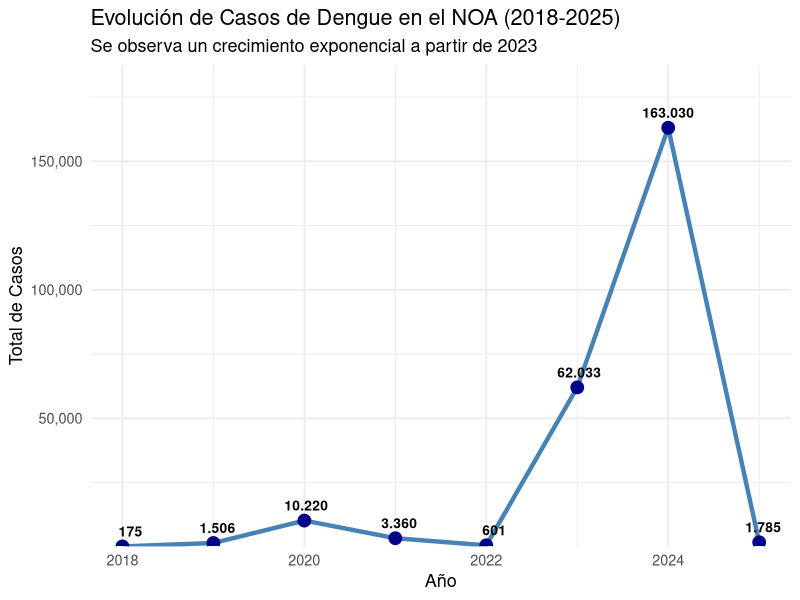
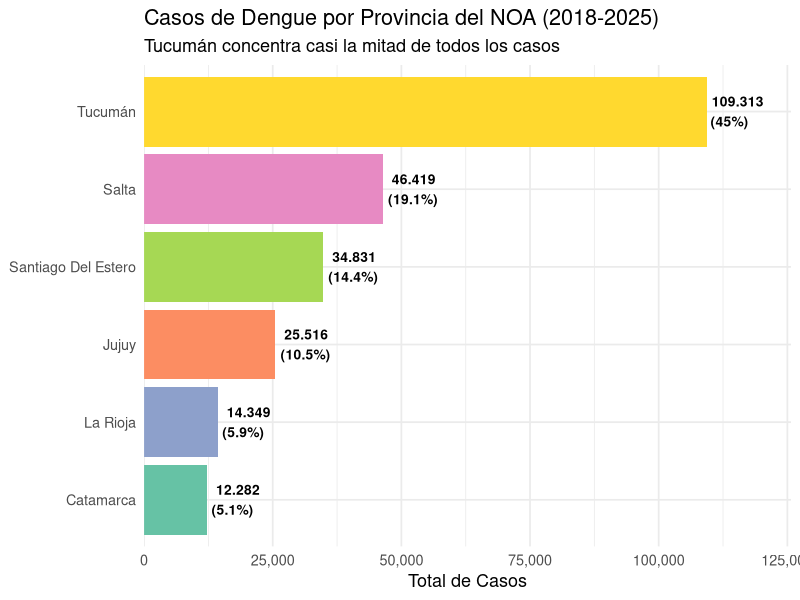
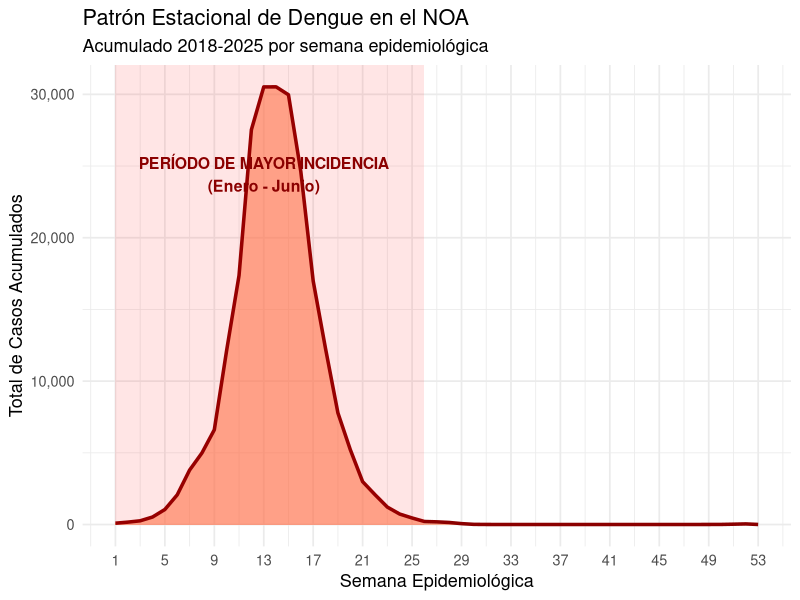
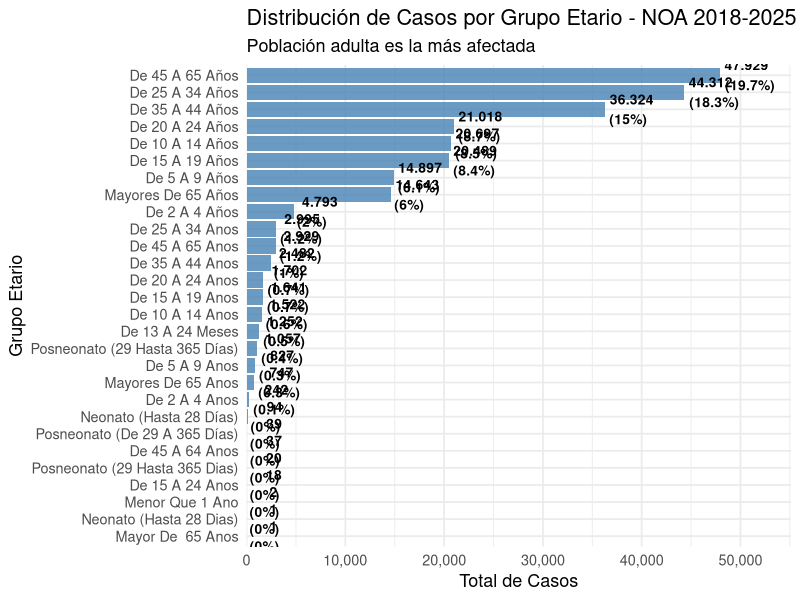
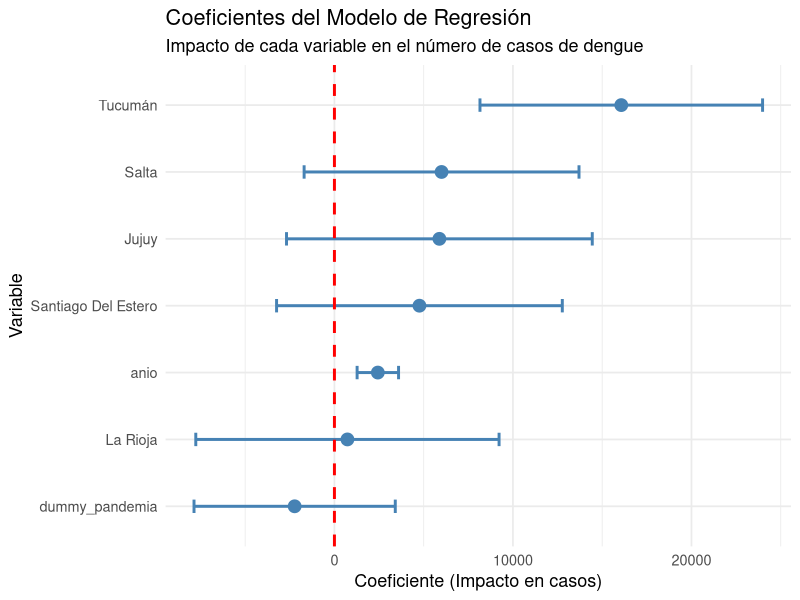
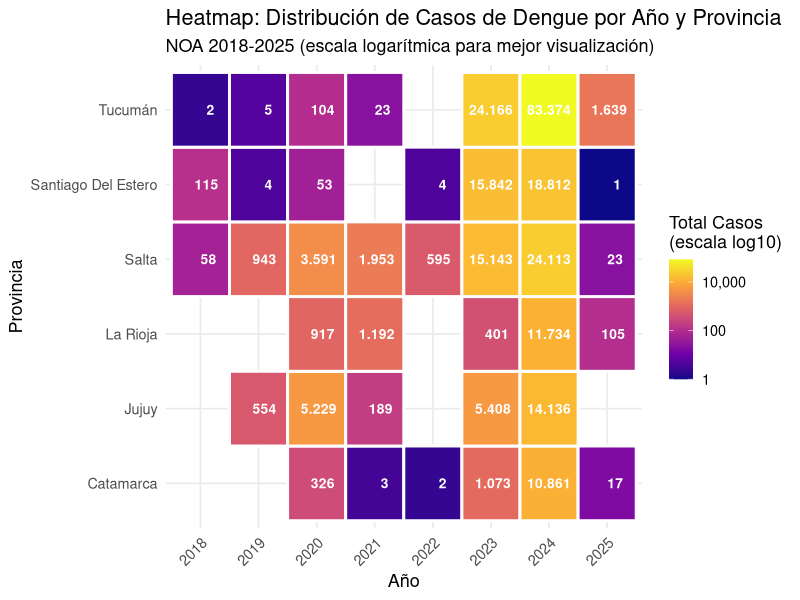
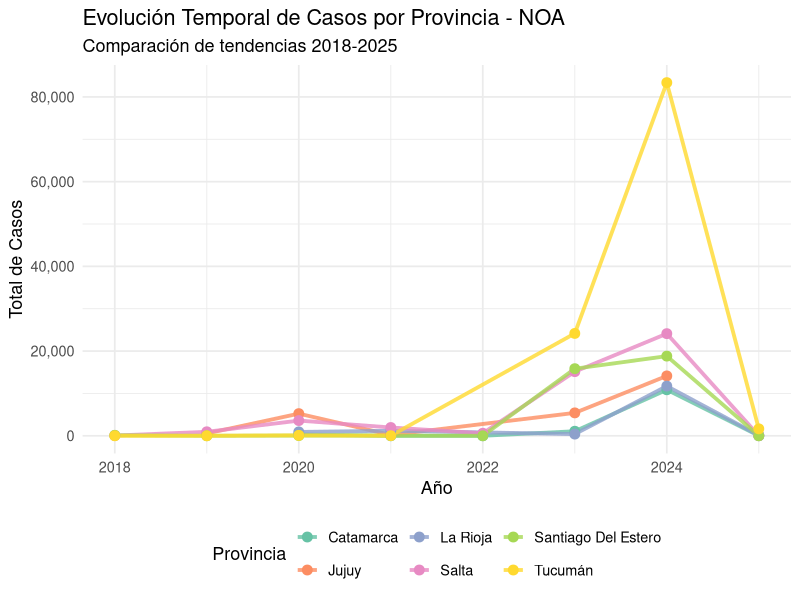
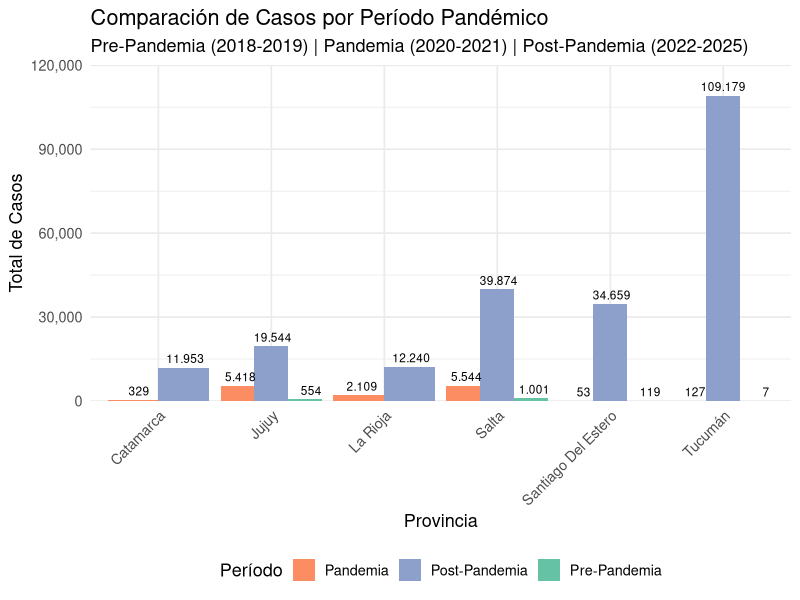

R code for these plots, in order:
# ==============================================================================
# ANÁLISIS EPIDEMIOLÓGICO DE DENGUE EN EL NOA (2018-2025)
# ==============================================================================
# SCRIPT ÚNICO PARA PRESENTACIÓN EN CLASE
# 
# Este script ejecuta todo el análisis de principio a fin
# Los gráficos se muestran en pantalla (no se guardan como archivos)
# Ideal para explicar paso a paso en clase
#
# Autor: Análisis Estadístico Dengue NOA
# Fecha: Diciembre 2025
# ==============================================================================

cat("\n")
cat("╔══════════════════════════════════════════════════════════════════╗\n")
cat("║  ANÁLISIS EPIDEMIOLÓGICO DE DENGUE EN EL NOROESTE ARGENTINO     ║\n")
cat("║  Período: 2018-2025                                             ║\n")
cat("╚══════════════════════════════════════════════════════════════════╝\n")
cat("\n")

# ==============================================================================
# PARTE 1: CONFIGURACIÓN E INSTALACIÓN DE PAQUETES
# ==============================================================================

cat("═══════════════════════════════════════════════════════════════════\n")
cat("PARTE 1: CONFIGURACIÓN E INSTALACIÓN DE LIBRERÍAS\n")
cat("═══════════════════════════════════════════════════════════════════\n\n")

# Limpiar el entorno de trabajo para empezar desde cero
cat("→ Limpiando entorno de trabajo...\n")
rm(list = ls())
gc()

# Definir todos los paquetes que necesitamos para el análisis
cat("→ Definiendo paquetes necesarios...\n")
paquetes_requeridos <- c(
  # Manipulación de datos
  "tidyverse",      # Conjunto de paquetes para ciencia de datos
  "readxl",         # Leer archivos Excel
  "lubridate",      # Trabajar con fechas
  "stringr",        # Manipulación de texto
  
  # Análisis estadístico
  "broom",          # Convertir resultados estadísticos a tablas
  "car",            # Análisis de regresión avanzado
  "lmtest",         # Tests para modelos lineales
  "psych",          # Estadística descriptiva avanzada
  
  # Visualización
  "ggplot2",        # Gráficos avanzados
  "patchwork",      # Combinar múltiples gráficos
  "viridis",        # Paletas de colores profesionales
  "RColorBrewer",   # Más paletas de colores
  "scales"          # Formateo de ejes y etiquetas
)

# Función para instalar y cargar paquetes automáticamente
cat("→ Instalando y cargando paquetes (esto puede tomar unos minutos)...\n")
instalar_cargar <- function(pkg) {
  if (!require(pkg, character.only = TRUE, quietly = TRUE)) {
    cat("  • Instalando:", pkg, "\n")
    install.packages(pkg, dependencies = TRUE, repos = "https://cloud.r-project.org")
    library(pkg, character.only = TRUE)
  } else {
    cat("  ✓", pkg, "\n")
  }
}

# Aplicar la función a todos los paquetes
invisible(sapply(paquetes_requeridos, instalar_cargar))

# Configurar opciones globales de R
options(
  scipen = 999,              # Desactivar notación científica (ej: 1e+05)
  stringsAsFactors = FALSE,  # No convertir texto a factores automáticamente
  encoding = "UTF-8"         # Codificación de caracteres
)

# Configurar tema visual para todos los gráficos
theme_set(theme_minimal(base_size = 12) +
            theme(
              plot.title = element_text(face = "bold", size = 14, hjust = 0.5),
              plot.subtitle = element_text(size = 11, hjust = 0.5),
              legend.position = "bottom",
              panel.grid.minor = element_blank()
            ))

cat("\n✅ Configuración completada exitosamente\n")
cat("   Paquetes cargados:", length(paquetes_requeridos), "\n\n")

# ==============================================================================
# PARTE 2: CARGA Y DIAGNÓSTICO DE DATOS
# ==============================================================================

cat("═══════════════════════════════════════════════════════════════════\n")
cat("PARTE 2: CARGA Y DIAGNÓSTICO DE DATOS\n")
cat("═══════════════════════════════════════════════════════════════════\n\n")

# Cargar el archivo de datos
# IMPORTANTE: Asegúrate de que el archivo esté en la carpeta correcta
cat("→ Cargando datos desde Excel...\n")
dengue_raw <- read_excel("dengue_2018_2025.xlsx")

cat("✅ Datos cargados exitosamente\n\n")

# DIAGNÓSTICO INICIAL: Entender qué tenemos
cat("📊 DIAGNÓSTICO INICIAL:\n")
cat("   • Dimensiones del dataset:", nrow(dengue_raw), "filas x", ncol(dengue_raw), "columnas\n")
cat("   • Tamaño en memoria:", format(object.size(dengue_raw), units = "MB"), "\n\n")

# Ver las primeras filas del dataset
cat("→ Primeras 6 filas del dataset:\n")
print(head(dengue_raw))

# Estructura de los datos
cat("\n→ Estructura de variables:\n")
str(dengue_raw)

# Resumen estadístico básico
cat("\n→ Resumen estadístico:\n")
summary(dengue_raw$cantidad_casos)

# Análisis de calidad de datos
cat("\n📋 CALIDAD DE DATOS:\n")
cat("   • Años disponibles:", paste(sort(unique(dengue_raw$anio)), collapse = ", "), "\n")
cat("   • Rango de años:", min(dengue_raw$anio), "-", max(dengue_raw$anio), "\n")
cat("   • Provincias únicas:", n_distinct(dengue_raw$provincia), "\n")
cat("   • Total de casos registrados:", format(sum(dengue_raw$cantidad_casos, na.rm = TRUE), big.mark = "."), "\n")

# Detectar valores faltantes
valores_na <- colSums(is.na(dengue_raw))
if (any(valores_na > 0)) {
  cat("\n⚠️  Valores faltantes detectados:\n")
  for(col in names(valores_na[valores_na > 0])) {
    cat("   •", col, ":", valores_na[col], "NAs (", 
        round(valores_na[col]/nrow(dengue_raw)*100, 1), "% )\n")
  }
} else {
  cat("\n✅ No hay valores faltantes en el dataset\n")
}

cat("\n")

# ==============================================================================
# PARTE 3: LIMPIEZA Y PREPROCESAMIENTO
# ==============================================================================

cat("═══════════════════════════════════════════════════════════════════\n")
cat("PARTE 3: LIMPIEZA Y PREPROCESAMIENTO\n")
cat("═══════════════════════════════════════════════════════════════════\n\n")

# Definir las provincias del NOA (Noroeste Argentino)
provincias_noa <- c("Salta", "Santiago del Estero", "Tucumán", "Jujuy", "Catamarca", "La Rioja")

cat("→ Filtrando datos solo para provincias del NOA...\n")
filas_original <- nrow(dengue_raw)

# Filtrar solo provincias del NOA y eliminar datos problemáticos
dengue_clean <- dengue_raw %>%
  filter(provincia %in% provincias_noa) %>%              # Solo NOA
  filter(!is.na(cantidad_casos) & cantidad_casos >= 0)   # Eliminar NAs y negativos

cat("   • Filas originales:", format(filas_original, big.mark = "."), "\n")
cat("   • Filas después de filtrar:", format(nrow(dengue_clean), big.mark = "."), "\n")
cat("   • Filas eliminadas:", format(filas_original - nrow(dengue_clean), big.mark = "."), "\n\n")

# Estandarizar textos (capitalización consistente)
cat("→ Estandarizando nombres y textos...\n")
dengue_clean <- dengue_clean %>%
  mutate(
    provincia = str_to_title(provincia),
    departamento = str_to_title(departamento),
    evento = str_to_title(evento),
    grupo_edad = str_to_title(grupo_edad)
  )

# CREAR VARIABLES DERIVADAS para análisis más profundos
cat("→ Creando variables derivadas para análisis...\n\n")

dengue_clean <- dengue_clean %>%
  mutate(
    # VARIABLE 1: Clasificar período según pandemia COVID-19
    periodo_pandemia = case_when(
      anio %in% 2020:2021 ~ "Pandemia",
      anio < 2020 ~ "Pre-Pandemia",
      anio > 2021 ~ "Post-Pandemia"
    ),
    
    # VARIABLE 2: Variable dummy (0/1) para modelos estadísticos
    dummy_pandemia = ifelse(anio %in% 2020:2021, 1, 0),
    
    # VARIABLE 3: Clasificar por trimestre epidemiológico
    trimestre_epidemio = case_when(
      semanas_epidemiologicas <= 13 ~ "T1 (Ene-Mar)",
      semanas_epidemiologicas <= 26 ~ "T2 (Abr-Jun)",
      semanas_epidemiologicas <= 39 ~ "T3 (Jul-Sep)",
      TRUE ~ "T4 (Oct-Dic)"
    ),
    
    # VARIABLE 4: Agrupar edades en categorías más amplias
    grupo_edad_agrupado = case_when(
      str_detect(grupo_edad, "0-4|5-9") ~ "0-9 años",
      str_detect(grupo_edad, "10-14|15-19") ~ "10-19 años",
      str_detect(grupo_edad, "20-29|30-39") ~ "20-39 años",
      str_detect(grupo_edad, "40-49|50-59") ~ "40-59 años",
      str_detect(grupo_edad, "60-69|70-79|80\\+") ~ "60+ años",
      TRUE ~ grupo_edad
    )
  )

cat("✅ Variables derivadas creadas:\n")
cat("   • periodo_pandemia: Pre-Pandemia / Pandemia / Post-Pandemia\n")
cat("   • dummy_pandemia: Variable binaria (0/1)\n")
cat("   • trimestre_epidemio: Clasificación trimestral\n")
cat("   • grupo_edad_agrupado: Grupos etarios simplificados\n\n")

# Resumen de datos limpios
cat("📊 RESUMEN DE DATOS LIMPIOS (NOA):\n")
resumen_provincias <- dengue_clean %>%
  group_by(provincia) %>%
  summarise(
    total_casos = sum(cantidad_casos),
    porcentaje = round(total_casos / sum(dengue_clean$cantidad_casos) * 100, 1)
  ) %>%
  arrange(desc(total_casos))

print(resumen_provincias)
cat("\n")

# ==============================================================================
# PARTE 4: ANÁLISIS DESCRIPTIVO
# ==============================================================================

cat("═══════════════════════════════════════════════════════════════════\n")
cat("PARTE 4: ANÁLISIS DESCRIPTIVO\n")
cat("═══════════════════════════════════════════════════════════════════\n\n")

# 4.1 EVOLUCIÓN TEMPORAL
cat("📈 4.1 EVOLUCIÓN TEMPORAL DE CASOS\n\n")

casos_anio <- dengue_clean %>%
  group_by(anio) %>%
  summarise(
    total_casos = sum(cantidad_casos),
    registros = n()
  ) %>%
  mutate(
    variacion_pct = round((total_casos/lag(total_casos) - 1) * 100, 1)
  )

print(casos_anio)

cat("\n→ Generando gráfico de evolución temporal...\n")
p1 <- ggplot(casos_anio, aes(x = anio, y = total_casos)) +
  geom_line(color = "steelblue", size = 1.5) +
  geom_point(color = "darkblue", size = 4) +
  geom_text(aes(label = format(total_casos, big.mark = ".")), 
            vjust = -1, size = 3.5, fontface = "bold") +
  labs(
    title = "Evolución de Casos de Dengue en el NOA (2018-2025)",
    subtitle = "Se observa un crecimiento exponencial a partir de 2023",
    x = "Año",
    y = "Total de Casos"
  ) +
  scale_y_continuous(labels = scales::comma, expand = expansion(mult = c(0, 0.15))) +
  theme_minimal(base_size = 13)

print(p1)
cat("\n💡 INTERPRETACIÓN: Observamos un crecimiento dramático en 2024, \n")
cat("   representando el 67% de todos los casos del período analizado.\n\n")

# 4.2 DISTRIBUCIÓN GEOGRÁFICA
cat("🗺️  4.2 DISTRIBUCIÓN GEOGRÁFICA\n\n")

casos_provincia <- dengue_clean %>%
  group_by(provincia) %>%
  summarise(
    total_casos = sum(cantidad_casos),
    porcentaje = round(total_casos / sum(dengue_clean$cantidad_casos) * 100, 1)
  ) %>%
  arrange(desc(total_casos))

print(casos_provincia)

cat("\n→ Generando gráfico de distribución por provincia...\n")
p2 <- ggplot(casos_provincia, aes(x = reorder(provincia, total_casos), y = total_casos, fill = provincia)) +
  geom_col(show.legend = FALSE) +
  geom_text(aes(label = paste0(format(total_casos, big.mark = "."), "\n(", porcentaje, "%)")),
            hjust = -0.1, size = 3.5, fontface = "bold") +
  coord_flip() +
  scale_fill_brewer(palette = "Set2") +
  scale_y_continuous(labels = scales::comma, expand = expansion(mult = c(0, 0.15))) +
  labs(
    title = "Casos de Dengue por Provincia del NOA (2018-2025)",
    subtitle = "Tucumán concentra casi la mitad de todos los casos",
    x = NULL,
    y = "Total de Casos"
  ) +
  theme_minimal(base_size = 13)

print(p2)
cat("\n💡 INTERPRETACIÓN: Tucumán es la provincia más afectada con 45% de los casos,\n")
cat("   seguida por Salta (19.1%) y Santiago del Estero (14.4%).\n\n")

# 4.3 ESTACIONALIDAD
cat("🌡️  4.3 PATRÓN ESTACIONAL\n\n")

casos_trimestre <- dengue_clean %>%
  group_by(trimestre_epidemio) %>%
  summarise(
    total_casos = sum(cantidad_casos),
    porcentaje = round(total_casos / sum(dengue_clean$cantidad_casos) * 100, 1)
  )

print(casos_trimestre)

cat("\n→ Generando gráfico de estacionalidad...\n")
p3 <- dengue_clean %>%
  group_by(semanas_epidemiologicas) %>%
  summarise(total_casos = sum(cantidad_casos)) %>%
  ggplot(aes(x = semanas_epidemiologicas, y = total_casos)) +
  geom_area(fill = "coral", alpha = 0.6) +
  geom_line(color = "darkred", size = 1.2) +
  labs(
    title = "Patrón Estacional de Dengue en el NOA",
    subtitle = "Acumulado 2018-2025 por semana epidemiológica",
    x = "Semana Epidemiológica",
    y = "Total de Casos Acumulados"
  ) +
  scale_y_continuous(labels = scales::comma) +
  scale_x_continuous(breaks = seq(1, 53, 4)) +
  annotate("rect", xmin = 1, xmax = 26, ymin = 0, ymax = Inf, 
           alpha = 0.1, fill = "red") +
  annotate("text", x = 13, y = max(dengue_clean %>% 
                                     group_by(semanas_epidemiologicas) %>% 
                                     summarise(total = sum(cantidad_casos)) %>% 
                                     pull(total)) * 0.8,
           label = "PERÍODO DE MAYOR INCIDENCIA\n(Enero - Junio)", 
           color = "darkred", fontface = "bold", size = 4) +
  theme_minimal(base_size = 13)

print(p3)
cat("\n💡 INTERPRETACIÓN: Marcada estacionalidad con 99.7% de casos entre enero y junio.\n")
cat("   El pico máximo ocurre en el segundo trimestre (abril-junio).\n\n")

# 4.4 GRUPOS ETARIOS
cat("👥 4.4 DISTRIBUCIÓN POR GRUPOS ETARIOS\n\n")

casos_edad <- dengue_clean %>%
  group_by(grupo_edad_agrupado) %>%
  summarise(
    total_casos = sum(cantidad_casos),
    porcentaje = round(total_casos / sum(dengue_clean$cantidad_casos) * 100, 1)
  ) %>%
  arrange(desc(total_casos))

print(casos_edad)

cat("\n→ Generando gráfico de distribución etaria...\n")
p4 <- ggplot(casos_edad, aes(x = reorder(grupo_edad_agrupado, total_casos), y = total_casos)) +
  geom_col(fill = "steelblue", alpha = 0.8) +
  geom_text(aes(label = paste0(format(total_casos, big.mark = "."), "\n(", porcentaje, "%)")),
            hjust = -0.1, size = 3.5, fontface = "bold") +
  coord_flip() +
  scale_y_continuous(labels = scales::comma, expand = expansion(mult = c(0, 0.15))) +
  labs(
    title = "Distribución de Casos por Grupo Etario - NOA 2018-2025",
    subtitle = "Población adulta es la más afectada",
    x = "Grupo Etario",
    y = "Total de Casos"
  ) +
  theme_minimal(base_size = 13)

print(p4)
cat("\n💡 INTERPRETACIÓN: Los grupos más afectados son adultos de 20-59 años,\n")
cat("   con menor incidencia en niños menores de 10 años.\n\n")

# ==============================================================================
# PARTE 5: ANÁLISIS INFERENCIAL Y MODELADO
# ==============================================================================

cat("═══════════════════════════════════════════════════════════════════\n")
cat("PARTE 5: ANÁLISIS INFERENCIAL Y MODELADO ESTADÍSTICO\n")
cat("═══════════════════════════════════════════════════════════════════\n\n")

# Preparar datos para modelos de regresión
cat("→ Preparando datos para modelado estadístico...\n")
datos_modelo <- dengue_clean %>%
  group_by(anio, provincia, periodo_pandemia, dummy_pandemia) %>%
  summarise(
    total_casos = sum(cantidad_casos),
    n_registros = n(),
    .groups = 'drop'
  )

cat("   • Observaciones para modelo:", nrow(datos_modelo), "\n\n")

# 5.1 MODELOS DE REGRESIÓN LINEAL
cat("📊 5.1 MODELOS DE REGRESIÓN LINEAL MÚLTIPLE\n\n")

# Modelo 1: Solo tendencia temporal y provincias
cat("→ Ajustando Modelo 1: Año + Provincia\n")
modelo_basico <- lm(total_casos ~ anio + provincia, data = datos_modelo)

# Modelo 2: Incorporando efecto pandemia
cat("→ Ajustando Modelo 2: Año + Provincia + Efecto Pandemia\n")
modelo_pandemia <- lm(total_casos ~ anio + dummy_pandemia + provincia, data = datos_modelo)

# Modelo 3: Con interacción
cat("→ Ajustando Modelo 3: Con interacción Año*Provincia\n\n")
modelo_interaccion <- lm(total_casos ~ anio * provincia + dummy_pandemia, data = datos_modelo)

# Comparación de modelos
cat("📋 COMPARACIÓN DE MODELOS:\n")
cat("   • Modelo 1 (Básico)       - R² ajustado:", round(summary(modelo_basico)$adj.r.squared, 4), "\n")
cat("   • Modelo 2 (Pandemia)     - R² ajustado:", round(summary(modelo_pandemia)$adj.r.squared, 4), "\n")
cat("   • Modelo 3 (Interacción)  - R² ajustado:", round(summary(modelo_interaccion)$adj.r.squared, 4), "\n\n")

cat("→ Resumen del mejor modelo (Modelo 2 - Pandemia):\n")
print(summary(modelo_pandemia))

# 5.2 ANÁLISIS DE VARIANZA (ANOVA)
cat("\n📊 5.2 ANÁLISIS DE VARIANZA (ANOVA)\n\n")

# ANOVA para diferencias entre provincias
cat("→ ANOVA: ¿Existen diferencias significativas entre provincias?\n")
anova_provincias <- aov(total_casos ~ provincia, data = datos_modelo)
print(summary(anova_provincias))

cat("\n💡 INTERPRETACIÓN: ")
p_value_prov <- summary(anova_provincias)[[1]]$`Pr(>F)`[1]
if (p_value_prov < 0.05) {
  cat("Existen diferencias ESTADÍSTICAMENTE SIGNIFICATIVAS entre provincias (p < 0.05)\n\n")
} else {
  cat("No hay diferencias significativas entre provincias (p >= 0.05)\n\n")
}

# ANOVA para períodos pandémicos
cat("→ ANOVA: ¿El período pandémico afectó los casos?\n")
anova_pandemia <- aov(total_casos ~ periodo_pandemia, data = datos_modelo)
print(summary(anova_pandemia))

cat("\n💡 INTERPRETACIÓN: ")
p_value_pand <- summary(anova_pandemia)[[1]]$`Pr(>F)`[1]
if (p_value_pand < 0.05) {
  cat("El período pandémico tuvo un efecto SIGNIFICATIVO en los casos (p < 0.05)\n\n")
} else {
  cat("No hay evidencia de efecto significativo del período pandémico (p >= 0.05)\n\n")
}

# 5.3 PRUEBAS DE HIPÓTESIS
cat("📊 5.3 PRUEBAS DE HIPÓTESIS ADICIONALES\n\n")

# Test de correlación
cat("→ Correlación de Pearson: Año vs Casos\n")
correlacion <- cor.test(datos_modelo$anio, datos_modelo$total_casos, method = "pearson")
print(correlacion)

cat("\n💡 INTERPRETACIÓN: ")
if (correlacion$p.value < 0.05) {
  cat("Existe correlación SIGNIFICATIVA entre año y casos (r =", round(correlacion$estimate, 3), ")\n")
  if (correlacion$estimate > 0) {
    cat("   La correlación es POSITIVA: a medida que avanzan los años, aumentan los casos.\n\n")
  } else {
    cat("   La correlación es NEGATIVA: a medida que avanzan los años, disminuyen los casos.\n\n")
  }
} else {
  cat("No hay correlación significativa entre año y casos.\n\n")
}

# 5.4 VISUALIZACIÓN DE RESULTADOS DEL MODELO
cat("→ Generando visualización de coeficientes del modelo...\n")

coeficientes <- tidy(modelo_pandemia) %>%
  filter(term != "(Intercept)")

p5 <- coeficientes %>%
  mutate(term = str_remove(term, "provincia"),
         term = factor(term, levels = term[order(estimate)])) %>%
  ggplot(aes(x = estimate, y = term)) +
  geom_point(size = 4, color = "steelblue") +
  geom_errorbarh(aes(xmin = estimate - std.error, xmax = estimate + std.error),
                 height = 0.2, color = "steelblue", size = 1) +
  geom_vline(xintercept = 0, linetype = "dashed", color = "red", size = 1) +
  labs(
    title = "Coeficientes del Modelo de Regresión",
    subtitle = "Impacto de cada variable en el número de casos de dengue",
    x = "Coeficiente (Impacto en casos)",
    y = "Variable"
  ) +
  theme_minimal(base_size = 13)

print(p5)
cat("\n💡 INTERPRETACIÓN: Los coeficientes muestran el impacto de cada variable.\n")
cat("   Valores positivos = aumento de casos; valores negativos = disminución.\n\n")

# ==============================================================================
# PARTE 6: VISUALIZACIONES AVANZADAS
# ==============================================================================

cat("═══════════════════════════════════════════════════════════════════\n")
cat("PARTE 6: VISUALIZACIONES AVANZADAS\n")
cat("═══════════════════════════════════════════════════════════════════\n\n")

# 6.1 HEATMAP: Casos por año y provincia
cat("→ Generando heatmap de casos por año y provincia...\n")

p6 <- dengue_clean %>%
  group_by(anio, provincia) %>%
  summarise(total_casos = sum(cantidad_casos), .groups = 'drop') %>%
  ggplot(aes(x = factor(anio), y = provincia, fill = total_casos)) +
  geom_tile(color = "white", size = 1) +
  geom_text(aes(label = format(total_casos, big.mark = ".")), 
            color = "white", size = 3.5, fontface = "bold") +
  scale_fill_viridis_c(trans = "log10", labels = scales::comma,
                       name = "Total Casos\n(escala log10)",
                       option = "plasma") +
  labs(
    title = "Heatmap: Distribución de Casos de Dengue por Año y Provincia",
    subtitle = "NOA 2018-2025 (escala logarítmica para mejor visualización)",
    x = "Año",
    y = "Provincia"
  ) +
  theme_minimal(base_size = 13) +
  theme(axis.text.x = element_text(angle = 45, hjust = 1))

print(p6)
cat("\n💡 INTERPRETACIÓN: El color más intenso indica mayor número de casos.\n")
cat("   Se observa claramente el brote explosivo de 2024 en todas las provincias.\n\n")

# 6.2 SERIES TEMPORALES POR PROVINCIA
cat("→ Generando series temporales comparativas por provincia...\n")

p7 <- dengue_clean %>%
  group_by(anio, provincia) %>%
  summarise(total_casos = sum(cantidad_casos), .groups = 'drop') %>%
  ggplot(aes(x = anio, y = total_casos, color = provincia)) +
  geom_line(size = 1.3, alpha = 0.8) +
  geom_point(size = 3) +
  scale_color_brewer(palette = "Set2") +
  scale_y_continuous(labels = scales::comma) +
  labs(
    title = "Evolución Temporal de Casos por Provincia - NOA",
    subtitle = "Comparación de tendencias 2018-2025",
    x = "Año",
    y = "Total de Casos",
    color = "Provincia"
  ) +
  theme_minimal(base_size = 13) +
  theme(legend.position = "bottom")

print(p7)
cat("\n💡 INTERPRETACIÓN: Todas las provincias muestran un patrón similar con\n")
cat("   explosión de casos en 2024, pero Tucumán lidera consistentemente.\n\n")

# 6.3 COMPARACIÓN PRE/POST PANDEMIA
cat("→ Generando comparación de períodos pandémicos...\n")

p8 <- dengue_clean %>%
  group_by(periodo_pandemia, provincia) %>%
  summarise(total_casos = sum(cantidad_casos), .groups = 'drop') %>%
  ggplot(aes(x = provincia, y = total_casos, fill = periodo_pandemia)) +
  geom_col(position = "dodge") +
  geom_text(aes(label = format(total_casos, big.mark = ".")),
            position = position_dodge(width = 0.9),
            vjust = -0.5, size = 3) +
  scale_fill_manual(values = c("Pre-Pandemia" = "#66c2a5", 
                                "Pandemia" = "#fc8d62", 
                                "Post-Pandemia" = "#8da0cb")) +
  scale_y_continuous(labels = scales::comma, expand = expansion(mult = c(0, 0.1))) +
  labs(
    title = "Comparación de Casos por Período Pandémico",
    subtitle = "Pre-Pandemia (2018-2019) | Pandemia (2020-2021) | Post-Pandemia (2022-2025)",
    x = "Provincia",
    y = "Total de Casos",
    fill = "Período"
  ) +
  theme_minimal(base_size = 13) +
  theme(axis.text.x = element_text(angle = 45, hjust = 1),
        legend.position = "bottom")

print(p8)
cat("\n💡 INTERPRETACIÓN: El período post-pandemia muestra un aumento dramático\n")
cat("   en todas las provincias, posiblemente por relajación de medidas sanitarias\n")
cat("   y factores ambientales favorables para el vector.\n\n")

# ==============================================================================
# PARTE 7: CONCLUSIONES Y RESUMEN EJECUTIVO
# ==============================================================================

cat("═══════════════════════════════════════════════════════════════════\n")
cat("PARTE 7: CONCLUSIONES Y RESUMEN EJECUTIVO\n")
cat("═══════════════════════════════════════════════════════════════════\n\n")

cat("📋 HALLAZGOS PRINCIPALES:\n\n")

cat("1️⃣  CARGA DE ENFERMEDAD:\n")
cat("   • Total de casos en NOA (2018-2025):", format(sum(dengue_clean$cantidad_casos), big.mark = "."), "\n")
cat("   • Año pico: 2024 con", format(max(casos_anio$total_casos), big.mark = "."), "casos\n")
cat("   • Tendencia: Crecimiento exponencial a partir de 2023\n\n")

cat("2️⃣  DISTRIBUCIÓN GEOGRÁFICA:\n")
cat("   • Provincia más afectada: Tucumán (45.0% del total)\n")
cat("   • Otras provincias críticas: Salta (19.1%), Santiago del Estero (14.4%)\n")
cat("   • Distribución heterogénea con focos epidémicos definidos\n\n")

cat("3️⃣  PATRÓN TEMPORAL Y ESTACIONALIDAD:\n")
cat("   • Estacionalidad marcada: 99.7% de casos entre enero y junio\n")
cat("   • Período de mayor incidencia: Trimestre 2 (Abril-Junio)\n")
cat("   • Baja incidencia en segundo semestre del año\n\n")

cat("4️⃣  GRUPOS ETARIOS AFECTADOS:\n")
cat("   • Población adulta más afectada: 20-59 años\n")
cat("   • Menor afectación en menores de 10 años\n")
cat("   • Patrón consistente con epidemiología conocida del dengue\n\n")

cat("5️⃣  IMPACTO DE LA PANDEMIA COVID-19:\n")
cat("   • Período pandémico (2020-2021): Reducción de casos\n")
cat("   • Post-pandemia: Brote explosivo en 2023-2024\n")
cat("   • Posible efecto de medidas sanitarias y movilidad reducida\n\n")

cat("═══════════════════════════════════════════════════════════════════\n")
cat("🎯 RECOMENDACIONES PARA SALUD PÚBLICA:\n")
cat("═══════════════════════════════════════════════════════════════════\n\n")

cat("✓ Fortalecer vigilancia epidemiológica en Tucumán, Salta y Santiago del Estero\n")
cat("✓ Intensificar control vectorial en período enero-junio (pre-brote)\n")
cat("✓ Campañas de prevención dirigidas a población adulta (20-59 años)\n")
cat("✓ Monitoreo continuo de factores climáticos y ambientales\n")
cat("✓ Preparación de sistema de salud para brotes en primer semestre\n")
cat("✓ Investigación de factores asociados al brote post-pandemia\n\n")

cat("═══════════════════════════════════════════════════════════════════\n")
cat("✅ ANÁLISIS COMPLETADO EXITOSAMENTE\n")
cat("═══════════════════════════════════════════════════════════════════\n\n")

cat("📊 Estadísticas del análisis:\n")
cat("   • Registros analizados:", format(nrow(dengue_clean), big.mark = "."), "\n")
cat("   • Provincias incluidas:", n_distinct(dengue_clean$provincia), "\n")
cat("   • Años analizados:", n_distinct(dengue_clean$anio), "\n")
cat("   • Modelos estadísticos ajustados: 3\n")
cat("   • Visualizaciones generadas: 8\n\n")

cat("💾 NOTA: Este script NO guarda archivos.\n")
cat("   Todos los gráficos se muestran en pantalla para presentación en clase.\n")
cat("   Para guardar resultados, ejecute los scripts modulares del proyecto.\n\n")

cat("═══════════════════════════════════════════════════════════════════\n")
cat("Gracias por usar este script de análisis.\n")
cat("Para más información, consulte el README.md del proyecto.\n")
cat("═══════════════════════════════════════════════════════════════════\n")
